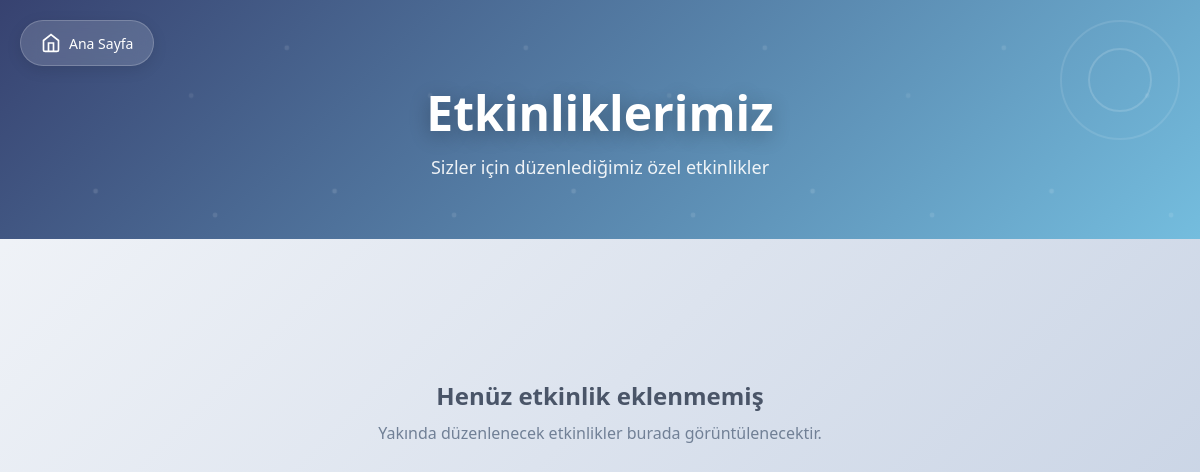
Page /etkinlik/ on the earlier database version.
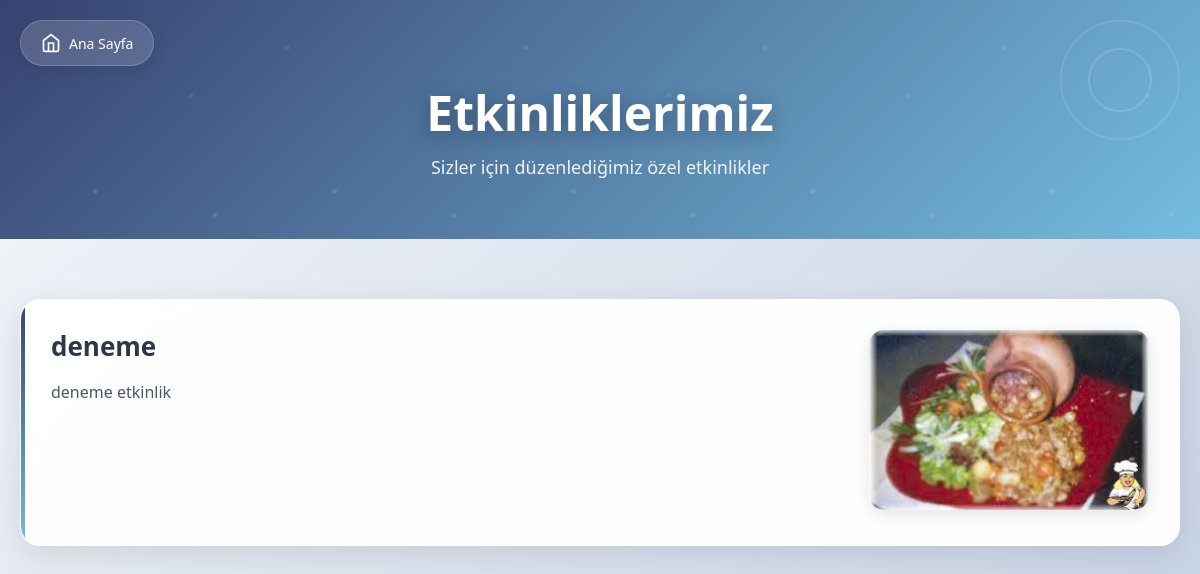
Same page on the later database version.
### anasayfa/models.py (models this page shows, shortened)
class Etkinlik(models.Model):
    baslik = models.CharField("Etkinlik Başlığı", max_length=200)
    aciklama = models.TextField("Açıklama")
    tarih = models.DateField("Tarih")
    saat = models.TimeField("Saat")
    yer = models.CharField("Yer", max_length=200)
    resim = models.ImageField("Etkinlik Görseli", upload_to='etkinlikler/', blank=True, null=True)
    olusturma_tarihi = models.DateTimeField(auto_now_add=True)

### anasayfa/views.py (the view)
# urls.py: path('etkinlik/', views.etkinlik, name='etkinlik'),
def etkinlik(request):
    etkinlikler = Etkinlik.objects.order_by('-tarih', '-saat')
    return render(request, 'etkinlik.html', {'etkinlikler': etkinlikler})

### anasayfa/templates/etkinlik.html (shortened to what this page needs)
<!DOCTYPE html>
<html lang="tr">
<head>
  {% load static %}
  <link rel="stylesheet" href="{% static 'css/styles.css' %}" />
</head>
<body>
  <section class="etkinlikler-banner">
    <div class="banner-decoration"></div>
    <h1>Etkinliklerimiz</h1>
    <p class="banner-subtitle">Sizler için düzenlediğimiz özel etkinlikler</p>
  </section>
  <nav class="navigation">
    <a href="{% url 'anasayfa' %}" class="nav-home">
      <svg width="20" height="20" viewBox="0 0 24 24" fill="none" stroke="currentColor" stroke-width="2">
        <path d="M3 9l9-7 9 7v11a2 2 0 0 1-2 2H5a2 2 0 0 1-2-2z"/>
        <polyline points="9,22 9,12 15,12 15,22"/>
      </svg>
      Ana Sayfa
    </a>
  </nav>
  <section class="etkinlikler-listesi">
    {% for etkinlik in etkinlikler %}
      <div class="etkinlik-karti">
        <div class="etkinlik-content">
          <div class="etkinlik-metni">
            <h2>{{ etkinlik.baslik }}</h2>
            <p>{{ etkinlik.aciklama }}</p>
          </div>
          {% if etkinlik.resim %}
            <div class="etkinlik-resmi">
              <img src="{{ etkinlik.resim.url }}" alt="{{ etkinlik.baslik }}">
            </div>
          {% endif %}
        </div>
      </div>
    {% empty %}
      <div class="empty-state">
        <h3>Henüz etkinlik eklenmemiş</h3>
        <p>Yakında düzenlenecek etkinlikler burada görüntülenecektir.</p>
      </div>
    {% endfor %}
  </section>
</body>
</html>

### anasayfa/static/css/styles.css (style rules this page uses)
* { margin: 0; padding: 0; box-sizing: border-box; }
body { font-family: "Spartan", sans-serif; color: white; background-color: #000; overflow-x: hidden; }

### anasayfa/templates/etkinlik.html (style rules this page uses)
* { margin: 0; padding: 0; box-sizing: border-box; }
body { font-family: 'Segoe UI', Tahoma, Geneva, Verdana, sans-serif; background: linear-gradient(135deg, #f5f7fa 0%, #c3cfe2 100%); min-height: 100vh; }
.navigation { position: absolute; top: 20px; left: 20px; z-index: 10; }
.nav-home { display: flex; align-items: center; gap: 8px; background: rgba(255, 255, 255, 0.15); backdrop-filter: blur(10px); color: white; text-decoration: none; padding: 12px 20px; border-radius: 25px; border: 1px solid rgba(255, 255, 255, 0.2); font-weight: 500; font-size: 14px; transition: all 0.3s ease; box-shadow: 0 4px 15px rgba(0, 0, 0, 0.1); }
.nav-home svg { flex-shrink: 0; }
.etkinlikler-banner { background: linear-gradient(135deg, #374270 0%, #74bdde 100%); position: relative; padding: 80px 20px 60px; text-align: center; overflow: hidden; }
.etkinlikler-banner::before { content: ''; position: absolute; top: 0; left: 0; right: 0; bottom: 0; pointer-events: none; }
.etkinlikler-banner h1 { color: white; font-size: clamp(28px, 6vw, 48px); font-weight: 700; text-shadow: 0 4px 20px rgba(0, 0, 0, 0.3); position: relative; z-index: 1; margin-bottom: 10px; }
.banner-subtitle { color: rgba(255, 255, 255, 0.9); font-size: clamp(14px, 3vw, 18px); font-weight: 400; position: relative; z-index: 1; }
.banner-decoration { position: absolute; width: 120px; height: 120px; border: 2px solid rgba(255, 255, 255, 0.1); border-radius: 50%; top: 20px; right: 20px; animation: float 6s ease-in-out infinite; }
.banner-decoration::after { content: ''; position: absolute; width: 60px; height: 60px; border: 2px solid rgba(255, 255, 255, 0.15); border-radius: 50%; top: 50%; left: 50%; transform: translate(-50%, -50%); }
.etkinlikler-listesi { max-width: 1200px; margin: 0 auto; padding: 60px 20px; display: flex; flex-direction: column; gap: 30px; }
.etkinlik-karti { background: rgba(255, 255, 255, 0.95); backdrop-filter: blur(10px); border-radius: 20px; padding: 30px; box-shadow: 0 8px 32px rgba(0, 0, 0, 0.1); border: 1px solid rgba(255, 255, 255, 0.2); transition: all 0.3s ease; position: relative; overflow: hidden; }
.etkinlik-karti::before { content: ''; position: absolute; top: 0; left: 0; width: 4px; height: 100%; background: linear-gradient(135deg, #374270 0%, #74bdde 100%); }
.etkinlik-content { display: flex; gap: 30px; align-items: flex-start; }
.etkinlik-metni { flex: 1; }
.etkinlik-metni h2 { font-size: clamp(20px, 4vw, 26px); font-weight: 600; color: #2d3748; margin-bottom: 15px; line-height: 1.3; }
.etkinlik-metni p { font-size: 16px; line-height: 1.7; color: #4a5568; text-align: justify; }
.etkinlik-resmi { flex-shrink: 0; position: relative; }
.etkinlik-resmi img { width: 280px; height: 180px; object-fit: cover; border-radius: 15px; box-shadow: 0 4px 15px rgba(0, 0, 0, 0.1); transition: transform 0.3s ease; }
html { scroll-behavior: smooth; }
.etkinlik-resmi img { opacity: 0; animation: fadeInImage 0.6s ease forwards; }

Differences in the rows shown:
added Etkinlik: baslik "deneme", aciklama "deneme etkinlik", resim (picture)
Other differences:
text no longer shown: "Henüz etkinlik eklenmemiş Yakında düzenlenecek etkinlikler burada görüntülenecektir."
